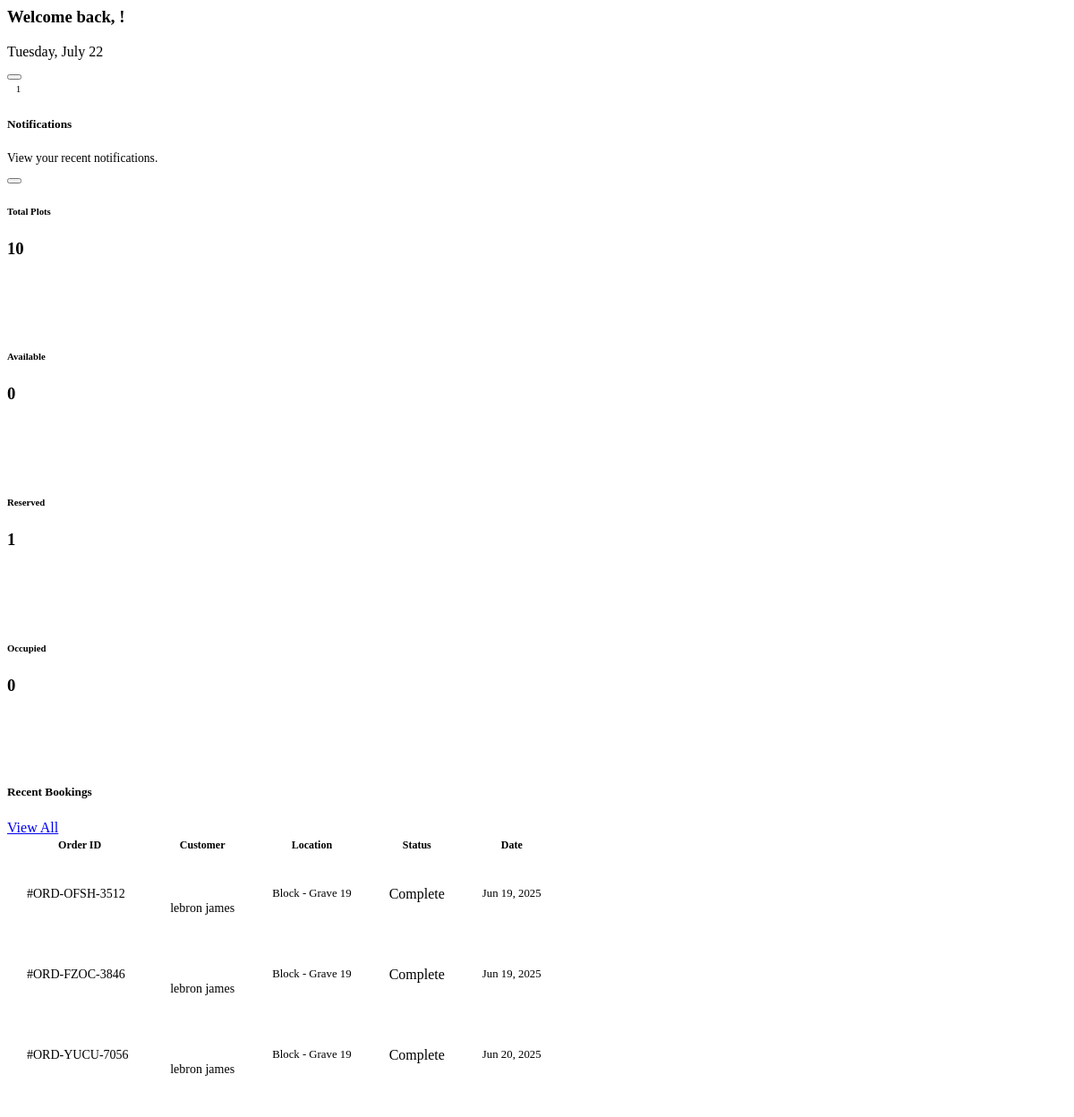
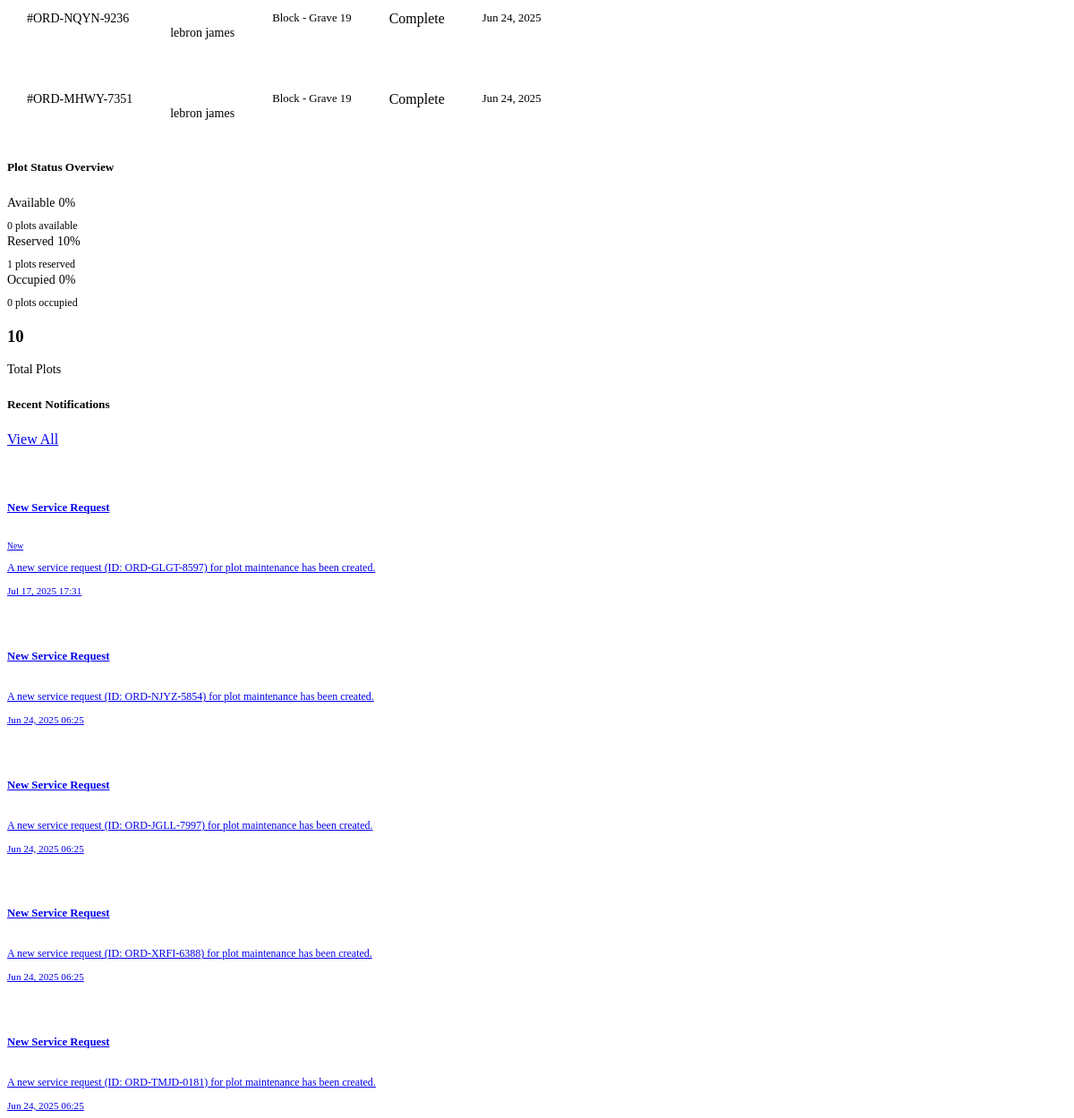
/pages/admin/dashboard.php, run on the app's committed database (2 pictures, top to bottom).
### tables this page shows
CREATE TABLE `tbl_orders` (
  `order_id` int NOT NULL,
  `customer_id` int NOT NULL,
  `service_id` int NOT NULL,
  `grave_id` int NOT NULL,
  `deceased_id` int NOT NULL,
  `payment_method` varchar(50) NOT NULL,
  `payment_status` enum('paid','unpaid','cancelled') NOT NULL,
  `order_refnumber` varchar(50) NOT NULL,
  `instruction` varchar(255) DEFAULT 'None',
  `order_status` enum('complete','active','cancelled','pending') NOT NULL,
  `order_date` date NOT NULL
);

CREATE TABLE `tbl_customers` (
  `customer_id` int NOT NULL,
  `user_id` int DEFAULT NULL,
  `first_name` varchar(255) NOT NULL,
  `middle_name` varchar(255) NOT NULL,
  `last_name` varchar(255) NOT NULL,
  `email` varchar(255) NOT NULL,
  `nickname` varchar(255) DEFAULT NULL,
  `address` varchar(255) DEFAULT NULL,
  `contact_number` varchar(255) DEFAULT NULL,
  `birth_date` date DEFAULT NULL,
  `gender` enum('male','female') DEFAULT NULL,
  `religion` varchar(255) DEFAULT NULL,
  `citizenship` varchar(255) DEFAULT NULL,
  `status` varchar(255) NOT NULL,
  `occupation` varchar(255) DEFAULT NULL,
  `date_created` timestamp NOT NULL DEFAULT CURRENT_TIMESTAMP,
  `date_modified` timestamp NOT NULL DEFAULT CURRENT_TIMESTAMP
);

CREATE TABLE `tbl_notifications` (
  `notif_id` int NOT NULL,
  `title` varchar(255) NOT NULL,
  `message` varchar(255) NOT NULL,
  `link` varchar(255) DEFAULT NULL,
  `type` enum('error','success','info','warning') NOT NULL,
  `is_read` int NOT NULL,
  `created_at` timestamp NOT NULL DEFAULT CURRENT_TIMESTAMP ON UPDATE CURRENT_TIMESTAMP
);

### pages/admin/dashboard.php (the view, shortened to what the rows shown need)
<?php
$recent_bookings = mysqli_query($mysqli, "SELECT grave.*, services.service_name, services.service_cost, points.block, dead.dead_fullname, customers.first_name, customers.last_name FROM tbl_orders AS grave
                                                                JOIN tbl_customers AS customers ON grave.customer_id = customers.customer_id
                                                                JOIN tbl_services AS services ON grave.service_id = services.service_id
                                                                LEFT JOIN grave_points AS points ON grave.grave_id = points.grave_id
                                                                LEFT JOIN tbl_deceased AS dead on grave.deceased_id = dead.record_id
                                                                WHERE grave.order_status = 'complete' LIMIT 5");
$view_all_notifications = mysqli_query($mysqli, "SELECT * FROM tbl_notifications ORDER BY created_at DESC LIMIT 5");
?>
<div class="page-content">
    <section class="row">
        <div class="col-12">
            <div class="row">
                <div class="col-md-8">
                    <div class="card border-0 shadow-sm">
                        <div class="card-body p-0">
                            <div class="table-responsive">
                                <table class="table table-hover mb-0">
                                    <?php if ($recent_bookings && mysqli_num_rows($recent_bookings) > 0): ?>
                                    <thead class="">
                                        <tr>
                                            <th class="border-0 text-muted text-uppercase fw-medium"
                                                style="font-size: 0.75rem;">Order ID</th>
                                            <th class="border-0 text-muted text-uppercase fw-medium"
                                                style="font-size: 0.75rem;">Customer</th>
                                            <th class="border-0 text-muted text-uppercase fw-medium"
                                                style="font-size: 0.75rem;">Location</th>
                                            <th class="border-0 text-muted text-uppercase fw-medium"
                                                style="font-size: 0.75rem;">Status</th>
                                            <th class="border-0 text-muted text-uppercase fw-medium"
                                                style="font-size: 0.75rem;">Date</th>
                                        </tr>
                                    </thead>
                                    <tbody>
                                        <?php while ($row = mysqli_fetch_array($recent_bookings)) :
                                                $order_refnumber = $row['order_refnumber'];
                                                $customer_name = $row['first_name'] . ' ' . $row['last_name'];
                                                $location = ucwords('Block ' . $row['block'] . ' - Grave ' . $row['grave_id']);
                                                $order_date = date('M d, Y', strtotime($row['order_date']));
                                            ?>
                                        <tr>
                                            <td class="py-3 border-0">
                                                <span class="fw-medium text-dark"
                                                    style="font-size: 0.875rem;">#<?php echo $order_refnumber; ?></span>
                                            </td>
                                            <td class="py-3 border-0">
                                                <div class="d-flex align-items-center">
                                                    <div class="avatar avatar-sm me-2">
                                                        <div class="bg-primary bg-opacity-10 rounded-circle d-flex align-items-center justify-content-center"
                                                            style="width: 32px; height: 32px;">
                                                        </div>
                                                    </div>
                                                    <span class="text-dark fw-medium"
                                                        style="font-size: 0.875rem;"><?php echo htmlspecialchars($customer_name); ?></span>
                                                </div>
                                            </td>
                                            <td class="py-3 border-0">
                                                <span class="text-muted"
                                                    style="font-size: 0.8rem;"><?php echo $location; ?></span>
                                            </td>
                                            <td class="py-3 border-0">
                                                <?php
                                                        $status = ($row['order_status']);
                                                        $badgeClass = '';
                                                        switch ($status) {
                                                            case 'complete':
                                                                $badgeClass = 'success';
                                                                break;
                                                        }
                                                        ?>
                                                <span
                                                    class="bg-opacity-10 text-<?php echo $badgeClass; ?> border border-<?php echo $badgeClass; ?> badge bg-<?php echo $badgeClass; ?>"><?php echo ucfirst($status); ?></span>
                                            </td>
                                            <td class="py-3 border-0">
                                                <span class="text-muted"
                                                    style="font-size: 0.8rem;"><?php echo $order_date; ?></span>
                                            </td>
                                        </tr>
                                        <?php endwhile; ?>
                                    </tbody>
                                    <?php endif; ?>
                                </table>
                            </div>
                        </div>
                    </div>
                </div>
            </div>
            <div class="row">
                <div class="col-md-6">
                    <div class="card border-0 shadow-sm">
                        <div class="card-body p-6">
                            <div class="notification-list">
                                <?php if (mysqli_num_rows($view_all_notifications) > 0): ?>
                                <div class="list-group list-group-flush mt-3">
                                    <?php while ($all_notifications = mysqli_fetch_assoc($view_all_notifications)): ?>
                                    <a href="<?php echo WEBROOT; ?>pages/admin/index.php?page=order"
                                        class="list-group-item list-group-item-action border-0 py-2 rounded-3 mb-2 <?php echo $notification['is_read'] ? '' : 'bg-light'; ?> text-decoration-none"
                                        style="cursor: pointer;">
                                        <div class="d-flex w-100 justify-content-between align-items-start">
                                            <div class="flex-grow-1">
                                                <div class="d-flex align-items-center mb-1">
                                                    <div class="me-2">
                                                        <div class="bg-primary bg-opacity-10 rounded-circle d-flex align-items-center justify-content-center"
                                                            style="width: 30px; height: 30px;">
                                                        </div>
                                                    </div>
                                                    <div class="flex-grow-1">
                                                        <h6 class="mb-1 fw-semibold text-dark"
                                                            style="font-size: 0.8rem;">
                                                            <?php echo htmlspecialchars($all_notifications['title']); ?>
                                                        </h6>
                                                        <?php if (!$all_notifications['is_read']): ?>
                                                        <span
                                                            class="badge bg-primary bg-opacity-10 text-primary border border-primary rounded-pill px-2 py-1"
                                                            style="font-size: 0.6rem;">New</span>
                                                        <?php endif; ?>
                                                    </div>
                                                </div>
                                                <p class="mb-1 text-muted lh-base" style="font-size: 0.75rem;">
                                                    <?php echo htmlspecialchars($all_notifications['message']); ?></p>
                                                <div class="d-flex align-items-center text-muted">
                                                    <small
                                                        style="font-size: 0.7rem;"><?php echo date('M d, Y H:i', strtotime($all_notifications['created_at'])); ?></small>
                                                </div>
                                            </div>
                                        </div>
                                    </a>
                                    <?php endwhile; ?>
                                </div>
                                <?php endif; ?>
                            </div>
                        </div>
                    </div>
                </div>
            </div>
        </div>
</div>

### data on the page
tbl_orders: order_refnumber "ORD-OFSH-3512", customer.last_name "lebron james", location "Block - Grave 19", order_status "Complete", order_date "Jun 19, 2025"
tbl_orders: order_refnumber "ORD-FZOC-3846", customer.last_name "lebron james", location "Block - Grave 19", order_status "Complete", order_date "Jun 19, 2025"
tbl_orders: order_refnumber "ORD-YUCU-7056", customer.last_name "lebron james", location "Block - Grave 19", order_status "Complete", order_date "Jun 20, 2025"
tbl_orders: order_refnumber "ORD-NQYN-9236", customer.last_name "lebron james", location "Block - Grave 19", order_status "Complete", order_date "Jun 24, 2025"
tbl_orders: order_refnumber "ORD-MHWY-7351", customer.last_name "lebron james", location "Block - Grave 19", order_status "Complete", order_date "Jun 24, 2025"
tbl_notifications: title "New Service Request", is_read "New", message "A new service request (ID: ORD-GLGT-8597) for plot maintenance has been created.", created_at "Jul 17, 2025 17:31"
tbl_notifications: title "New Service Request", message "A new service request (ID: ORD-NJYZ-5854) for plot maintenance has been created.", created_at "Jun 24, 2025 06:25"
tbl_notifications: title "New Service Request", message "A new service request (ID: ORD-JGLL-7997) for plot maintenance has been created.", created_at "Jun 24, 2025 06:25"
tbl_notifications: title "New Service Request", message "A new service request (ID: ORD-XRFI-6388) for plot maintenance has been created.", created_at "Jun 24, 2025 06:25"
tbl_notifications: title "New Service Request", message "A new service request (ID: ORD-TMJD-0181) for plot maintenance has been created.", created_at "Jun 24, 2025 06:25"

### other printed values
mysqli_num_rows($notifications) "1"
$total_plots['total_plots'] "10"
$available_plots['status'] "0"
$reserved_plots['status'] "1"
$occupied_plots['status'] "0"
$available_percentage "0"
$reserved_percentage "10"
$occupied_percentage "0"
$total "10"
